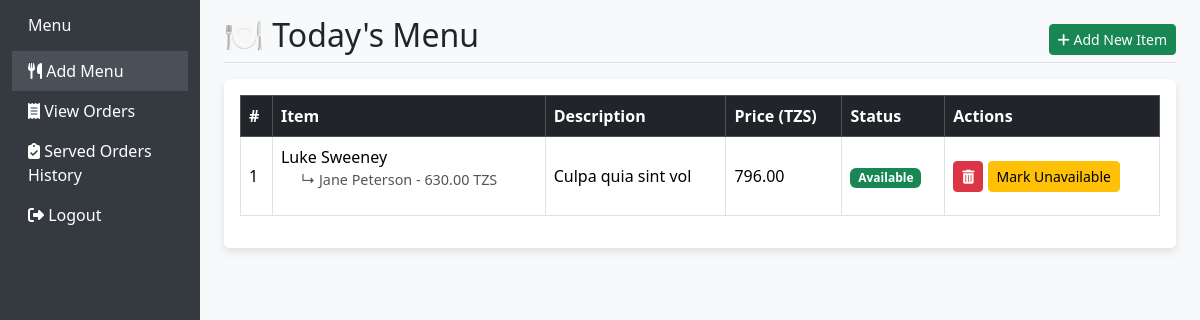
Page /canteen/menu/ on the earlier database version.
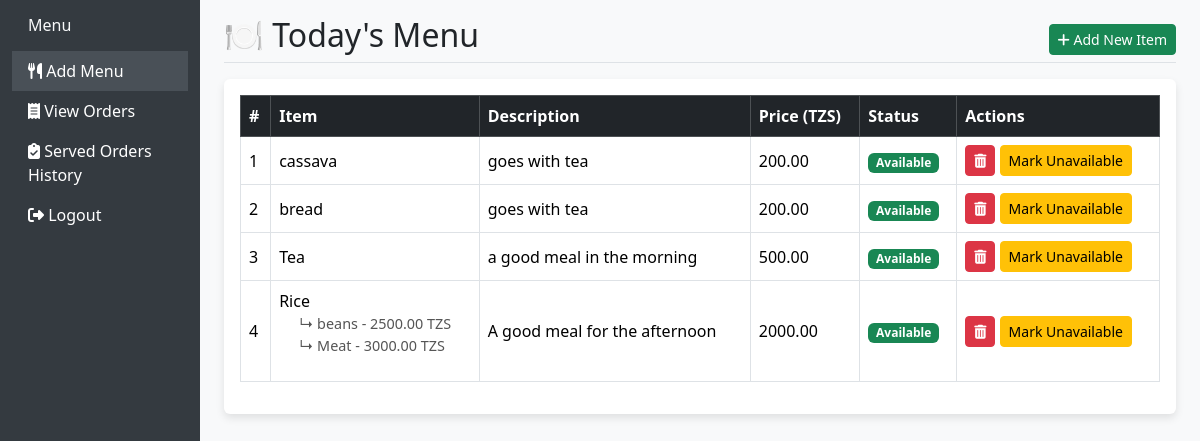
Same page on the later database version.
### apps/pages/models.py (models this page shows, shortened)
class MenuItem(models.Model):
    name = models.CharField(max_length=100, unique=True)
    description = models.TextField(blank=True)
    price = models.DecimalField(max_digits=6, decimal_places=2)
    available = models.BooleanField(default=True)
    created_at = models.DateTimeField(auto_now_add=True)
    parent = models.ForeignKey(
        'self',
        null=True,
        blank=True,
        related_name='subitems',
        on_delete=models.CASCADE
    )

### apps/pages/canteen.py (the view)
# urls.py: path('canteen/menu/', canteen.menu_page, name='menu_page'),
def menu_page(request):
    menu_items = MenuItem.objects.filter(parent__isnull=True).order_by('-created_at')
    return render(request, 'canteen/menu_page.html', {
        'menu_items': menu_items
    })

### templates/canteen/menu_page.html (shortened to what this page needs)
{% load static %}
<!DOCTYPE html>
<html lang="en">
<head>
    <link href="https://cdn.jsdelivr.net/npm/bootstrap@5.3.2/dist/css/bootstrap.min.css" rel="stylesheet">
    <link href="https://cdnjs.cloudflare.com/ajax/libs/font-awesome/6.5.0/css/all.min.css" rel="stylesheet">
</head>
<body>
    <div class="container-fluid">
        <div class="row">
            <nav class="col-md-3 col-lg-2 d-md-block sidebar collapse">
                {% include 'canteen/partial/sidebar.html' %}
            </nav>
            <main class="col-md-9 ms-sm-auto col-lg-10 px-md-4 pt-3">
                <div class="d-flex justify-content-between align-items-center mb-3 border-bottom">
                    <h2>🍽️ Today's Menu</h2>
                    <a href="{% url 'add_menu_item' %}" class="btn btn-success btn-sm">
                        <i class="fas fa-plus"></i> Add New Item
                    </a>
                </div>
                <div class="card">
                    <div class="card-body">
                        <div class="table-responsive">
                            <table class="table table-bordered table-hover align-middle">
                                <thead class="table-dark">
                                    <tr>
                                        <th>#</th>
                                        <th>Item</th>
                                        <th>Description</th>
                                        <th>Price (TZS)</th>
                                        <th>Status</th>
                                        <th>Actions</th>
                                    </tr>
                                </thead>
                                <tbody>
                                    {% for item in menu_items %}
                                    <tr>
                                        <td>{{ forloop.counter }}</td>
                                        <td>
                                            {{ item.name }}
                                            {% if item.subitems.exists %}
                                                <ul class="list-unstyled">
                                                    {% for sub in item.subitems.all %}
                                                    <li class="nested-subitem">↳ {{ sub.name }} - {{ sub.price }} TZS</li>
                                                    {% endfor %}
                                                </ul>
                                            {% endif %}
                                        </td>
                                        <td>{{ item.description }}</td>
                                        <td>{{ item.price }}</td>
                                        <td>
                                            {% if item.available %}
                                            <span class="badge bg-success">Available</span>
                                            {% else %}
                                            <span class="badge bg-secondary">Unavailable</span>
                                            {% endif %}
                                        </td>
                                        <td>
                                            <a href="{% url 'delete_menu_item' item.id %}" class="btn btn-danger btn-sm" onclick="return confirm('Delete this menu item?');">
                                                <i class="fas fa-trash-alt"></i>
                                            </a>
                                            <form method="post" action="{% url 'toggle_availability' item.id %}" style="display: inline;">
                                                <button type="submit" class="btn btn-warning btn-sm">
                                                    {% if item.available %}
                                                        Mark Unavailable
                                                    {% else %}
                                                        Mark Available
                                                    {% endif %}
                                                </button>
                                            </form>
                                        </td>
                                    </tr>
                                    {% empty %}
                                    <tr>
                                        <td colspan="6" class="text-center text-muted">No menu items added yet.</td>
                                    </tr>
                                    {% endfor %}
                                </tbody>
                            </table>
                        </div>
                    </div>
                </div>
            </main>
        </div>
    </div>
</body>
</html>

### templates/canteen/partial/sidebar.html
<div class="position-sticky pt-3">
    <h6 class="text-light px-3 mb-3">Menu</h6>
    <ul class="nav flex-column">
        <li class="nav-item">
            <a class="nav-link {% if request.resolver_match.url_name == 'menu_page' %}active{% endif %}"
                href="{% url 'menu_page' %}">
                <i class="fas fa-utensils"></i> Add Menu
            </a>
        </li>
        <li class="nav-item">
            <a class="nav-link {% if request.resolver_match.url_name == 'orders_page' %}active{% endif %}"
                href="{% url 'orders_page' %}">
                <i class="fas fa-receipt"></i> View Orders
            </a>
        </li>
        <li class="nav-item">
            <a class="nav-link {% if request.resolver_match.url_name == 'served_orders_page' %}active{% endif %}"
                href="{% url 'served_orders_page' %}">
                <i class="fas fa-clipboard-check"></i> Served Orders History
            </a>
        </li>
        <li class="nav-item">
            <a class="nav-link text-white" href="{% url 'logout-user' %}">
                <i class="fas fa-sign-out-alt"></i> Logout
            </a>
        </li>
    </ul>
</div>

### templates/canteen/menu_page.html (style rules this page uses)
body { background-color: #f8f9fa; }
.sidebar { min-height: 100vh; background-color: #343a40; }
.sidebar .nav-link { color: #fff; }
.sidebar .nav-link.active { background-color: #495057; }
.card { box-shadow: 0 4px 8px rgba(0, 0, 0, 0.1); border: none; }
.nested-subitem { margin-left: 20px; font-size: 0.9rem; color: #555; }

Differences in the rows shown:
removed MenuItem: name "Luke Sweeney", description "Culpa quia sint vol", price "796.00", available "Available", shown under "🍽️ Today's Menu"
removed MenuItem: name "Jane Peterson", price "630.00", shown under "Luke Sweeney"
added MenuItem: name "cassava", description "goes with tea", price "200.00", available "Available", shown under "🍽️ Today's Menu"
added MenuItem: name "bread", description "goes with tea", price "200.00", available "Available", shown under "🍽️ Today's Menu"
added MenuItem: name "Tea", description "a good meal in the morning", price "500.00", available "Available", shown under "🍽️ Today's Menu"
added MenuItem: name "Rice", description "A good meal for the afternoon", price "2000.00", available "Available", shown under "🍽️ Today's Menu"
added MenuItem: name "beans", price "2500.00", shown under "Rice"
added MenuItem: name "Meat", price "3000.00", shown under "Rice"
